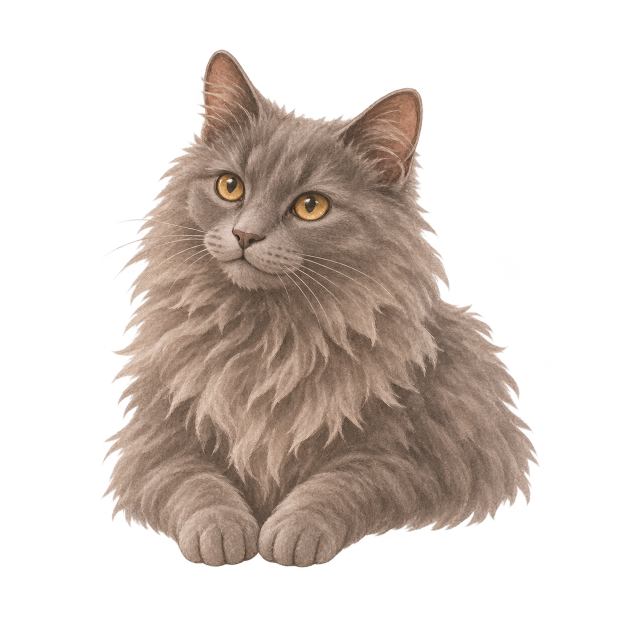
#> input picture docs/visual/captain-pack-v1/source-lying.png, 1254 x 1254 px (shown at 1/2 size)
$ python cut_captain_pack.py
#> lines starting #> are read from the running program, lines starting #| are printed output that depends on the picture
"""Cut Captain Illustrated Asset Pack v1 from the Founder's four sheets (2026-11-18).

Sources (already transparent PNGs, supplied by the Founder; "Approved reference
= specification, not inspiration"), in docs/visual/captain-pack-v1/:
- source-lying.png (1254x1254): Captain lying down, awake, paws forward;
- source-sheet.png (1254x1254): front bust, sitting, lemon hat, yarn ball;
- source-play.png (1536x1024): four Playroom frames with the yarn ball;
- source-expressions.png (1254x1254): calm, happy, curious, sleepy busts.
- source-reading-journal.webp (768x547) and source-weekly-recap.webp (768x640):
  sent in the chat as transparent WebP; weekly recap entry and page.

Playroom Asset Addendum v1.1 (Founder, 2026-11-18), docs/visual/captain-pack-v1.1/:
- playroom/yarn-lemon-hat/01–04 and playroom/hug/01–04: 768x512 transparent
  frames on one shared canvas and origin (README-founder.md).

Playroom frames keep their whole 768x512 canvas (CANVAS): no trim, no resize,
so every frame of a sequence lines up. The four v1 yarn frames are the four
768x512 quadrants of source-play.png, cut the same way.

Nothing is redrawn, recoloured or restyled. Each figure is cropped, trimmed,
the near-invisible stray pixels around the fur are cleared (alpha < 10 → 0,
which is invisible on any background), and it is only ever scaled down.

STAGING: every cut goes to docs/visual/captain-pack-v1/cut/ with manifest.json.
Only the assets in SHIP (confirmed by the Founder and used by the interface)
are also written to Public/captain/ ("确认后再接入正式页面"); the rest stay
staged until their place migrates. Status rule, same as the botanical pack:
planned pt x 3 vs pixel width. ≤ 1.2x upscale = APPROVED, ≤ 1.6x = LIMITED
SIZE, more = NEEDS HI-RES.
"""
import json
import os
from pathlib import Path

import numpy as np
from PIL import Image

ROOT = Path(__file__).resolve().parents[1]
DIR = ROOT / "docs/visual/captain-pack-v1"
OUT = DIR / "cut"
PUBLIC = ROOT / "Public/captain"
SOURCES = {key: DIR / f"source-{key}.png" for key in ("lying", "sheet", "play", "expressions")}
# Sent in the chat on 2026-11-18 as transparent WebP (the README's v1
# poses/reading-journal.png and interactions/weekly-recap.png).
SOURCES["reading-journal"] = DIR / "source-reading-journal.webp"
SOURCES["weekly-recap"] = DIR / "source-weekly-recap.webp"
# The Founder's original Captain Illustrated Asset Pack v1 (zip, 2026-11-18):
# docs/visual/captain-pack-v1/original/. Where an original exists it replaces
# our cut from the sheets: same picture, the Founder's own framing and size.
ORIG = DIR / "original"
ORIGINALS = {
    "captain-peek": "poses/card-edge-peek.png",
    "captain-face": "portraits/avatar.png",
    "expr-calm": "expressions/calm.png",
    "expr-happy": "expressions/happy.png",
    "expr-curious": "expressions/curious.png",
    "expr-sleepy": "expressions/sleepy.png",
    "acc-lemon-hat": "accessories/lemon-hat.png",
    "acc-yarn": "accessories/yarn-ball.png",
    "play-watch": "playroom/01-notice.png",
    "play-reach": "playroom/02-reach.png",
    "play-bat": "playroom/03-nudge.png",
    "play-rolled": "playroom/04-settle.png",
    "captain-reading": "poses/reading-journal.png",
    "captain-recap": "interactions/weekly-recap.png",
    # in the pack, not used by the interface yet (staged)
    "captain-awake": "poses/awake-lying.png",
    "captain-greeting": "interactions/greeting.png",
    "captain-reminder": "interactions/gentle-reminder.png",
    "captain-half": "portraits/half-body.png",
}
for name, rel in ORIGINALS.items():
    SOURCES[f"orig:{name}"] = ORIG / rel
V11 = ROOT / "docs/visual/captain-pack-v1.1/playroom"
for seq, prefix in (("yarn-lemon-hat", "play-hat"), ("hug", "hug")):
    for i, f in enumerate(sorted((V11 / seq).glob("*.png")), 1):
        SOURCES[f"{prefix}-{i}"] = f

# name: (source, box x0 y0 x1 y1, max width px, planned display pt, use, audit rows)
ASSETS = {
    "captain-peek": ("lying", (200, 92, 1082, 1144), 540, 132, "Card-edge peek: paws over a card's top edge (guide welcome)", [8]),
    "captain-face": ("sheet", (28, 74, 588, 679), 360, 64, "Front bust, calm (avatar 28-64 pt: guide, panel header, Ask Captain, Settings)", [9, 12, 14, 16]),
    "captain-sit-up": ("sheet", (674, 11, 1233, 683), 540, 150, "Sitting, looking up (greeting; onboarding; Home guide)", [7, 8]),
    "acc-lemon-hat": ("sheet", (71, 757, 527, 1148), 436, 96, "Lemon hat accessory (outfit 'lemon')", [11, 12, 15, 16, 19]),
    "acc-yarn": ("sheet", (713, 784, 1173, 1207), 300, 80, "Yarn ball accessory (outfit 'yarn'; Playroom ball)", [19, 20]),
    # v1 yarn play, no hat: the four 768x512 quadrants (one canvas each).
    "play-watch": ("play", (0, 0, 768, 512), 768, 220, "Playroom yarn 1 (no hat): watching the ball", [20]),
    "play-reach": ("play", (768, 0, 1536, 512), 768, 220, "Playroom yarn 2 (no hat): paw raised", [20]),
    "play-bat": ("play", (0, 512, 768, 1024), 768, 220, "Playroom yarn 3 (no hat): paw on the ball", [20]),
    "play-rolled": ("play", (768, 512, 1536, 1024), 768, 220, "Playroom yarn 4 (no hat): ball rolled away", [20]),
    # v1.1 addendum: yarn play wearing the lemon hat (160 / 130 / 130 / 360 ms).
    "play-hat-1": ("play-hat-1", (0, 0, 768, 512), 768, 220, "Playroom yarn, lemon hat 1: notice", [20]),
    "play-hat-2": ("play-hat-2", (0, 0, 768, 512), 768, 220, "Playroom yarn, lemon hat 2: reach", [20]),
    "play-hat-3": ("play-hat-3", (0, 0, 768, 512), 768, 220, "Playroom yarn, lemon hat 3: nudge", [20]),
    "play-hat-4": ("play-hat-4", (0, 0, 768, 512), 768, 220, "Playroom yarn, lemon hat 4: settle", [20]),
    # v1.1 addendum: hugging the heart cushion, no hat (180 / 150 / 220 / 420 ms).
    "hug-1": ("hug-1", (0, 0, 768, 512), 768, 220, "Playroom hug 1: notice the cushion", [20]),
    "hug-2": ("hug-2", (0, 0, 768, 512), 768, 220, "Playroom hug 2: lean in", [20]),
    "hug-3": ("hug-3", (0, 0, 768, 512), 768, 220, "Playroom hug 3: hug", [20]),
    "hug-4": ("hug-4", (0, 0, 768, 512), 768, 220, "Playroom hug 4: settle", [20]),
    "captain-reading": ("reading-journal", (0, 0, 768, 547), 768, 120, "Looking at the journal, a sprig beside (weekly recap entry: week card)", [18]),
    "captain-recap": ("weekly-recap", (0, 0, 768, 640), 768, 200, "Lying by an open album of landscapes, looking up (weekly recap page)", [18]),
    "expr-calm": ("expressions", (102, 16, 566, 610), 360, 96, "Expression calm (looking aside)", [12, 13, 17]),
    "expr-happy": ("expressions", (687, 25, 1158, 615), 360, 96, "Expression happy (eyes closed, smiling)", [6, 12, 13]),
    "expr-curious": ("expressions", (94, 619, 559, 1233), 360, 96, "Expression curious (wide eyes, head tilt)", [12, 17]),
    "expr-sleepy": ("expressions", (691, 665, 1179, 1237), 360, 96, "Expression sleepy (half-closed eyes)", [12, 15]),
    # Only in the original pack (staged until a place uses them).
    "captain-awake": ("orig:captain-awake", None, 768, 200, "Lying down, awake, a berry sprig behind", []),
    "captain-greeting": ("orig:captain-greeting", None, 768, 150, "Greeting: sitting, a paw raised, a blossom sprig", [7, 8]),
    "captain-reminder": ("orig:captain-reminder", None, 768, 150, "Gentle reminder: a paw on a closed journal", [17]),
    "captain-half": ("orig:captain-half", None, 600, 96, "Half-body: sitting, paws together", []),
}
# Every asset with an original uses it, whole (box None = the whole picture).
for _name in ORIGINALS:
    _src, _box, _w, _pt, _use, _rows = ASSETS[_name]
    ASSETS[_name] = (f"orig:{_name}", None, 768, _pt, _use, _rows)

# Founder 2026-11-18 ("可以放"): shipped with V10.89 for the places that use them;
# captain-lie (paws forward) with V10.90 as the card-edge peek on the welcome.
SHIP = {"captain-face", "captain-sit-up", "expr-happy", "captain-peek"}
# V10.91 (Founder, 2026-11-18): Home, Captain's panel, the shelf, Settings,
# Looks, the weekly recap and the Playroom move to the illustrated Captain.
SHIP |= {"expr-calm", "expr-sleepy", "acc-lemon-hat", "acc-yarn", "captain-reading", "captain-recap"}
SHIP |= {"play-watch", "play-reach", "play-bat", "play-rolled"}
SHIP |= {f"play-hat-{i}" for i in range(1, 5)} | {f"hug-{i}" for i in range(1, 5)}
# Playroom frames keep their full canvas (same origin across a sequence).
CANVAS = {n for n in ASSETS if n.startswith(("play-", "hug-"))} | set(ORIGINALS)


def clean(img):
    a = np.asarray(img.convert("RGBA")).copy()
    stray = a[..., 3] < 10
    a[stray] = 0  # invisible specks: no colour, no alpha
    return Image.fromarray(a, "RGBA")


def trim(img, pad=4):
    alpha = np.asarray(img)[..., 3]
    ys, xs = np.where(alpha >= 10)
    return img.crop((max(0, xs.min() - pad), max(0, ys.min() - pad), min(img.width, xs.max() + pad + 1), min(img.height, ys.max() + pad + 1)))


def status(px, pt):
    scale = pt * 3 / px
    if scale <= 1.2:
        return "APPROVED", scale
    return ("LIMITED SIZE" if scale <= 1.6 else "NEEDS HI-RES"), scale


def main():
    OUT.mkdir(parents=True, exist_ok=True)
    PUBLIC.mkdir(parents=True, exist_ok=True)
    for old in PUBLIC.glob("*.png"):
        old.unlink()
    sources = {key: Image.open(path).convert("RGBA") for key, path in SOURCES.items()}
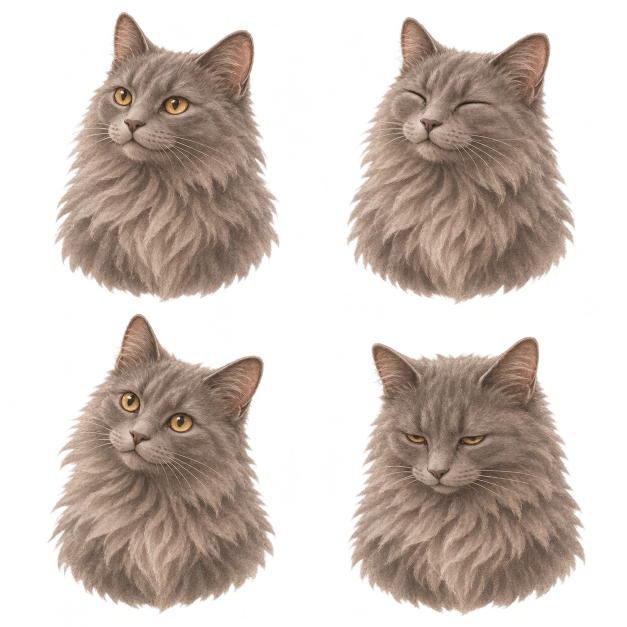
#> input picture docs/visual/captain-pack-v1/source-expressions.png, 1254 x 1254 px, given in place of source-sheet.png, which was not available (shown at 1/2 size)
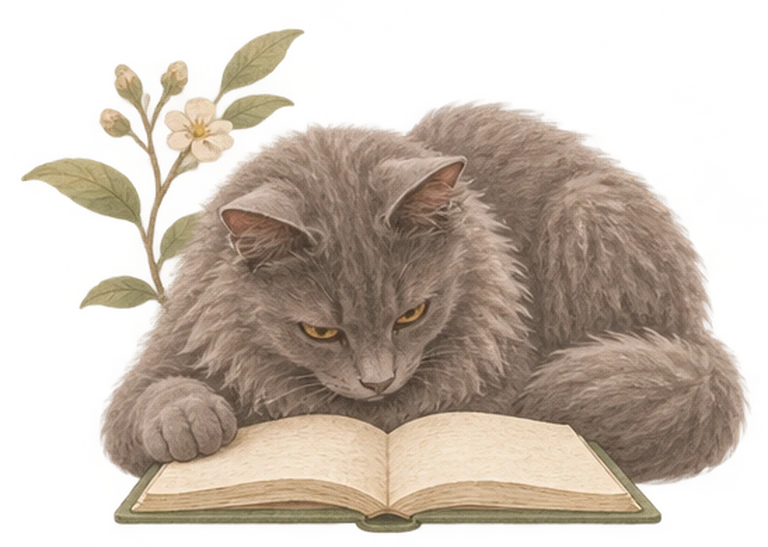
#> input picture docs/visual/captain-pack-v1/source-reading-journal.webp, 768 x 547 px
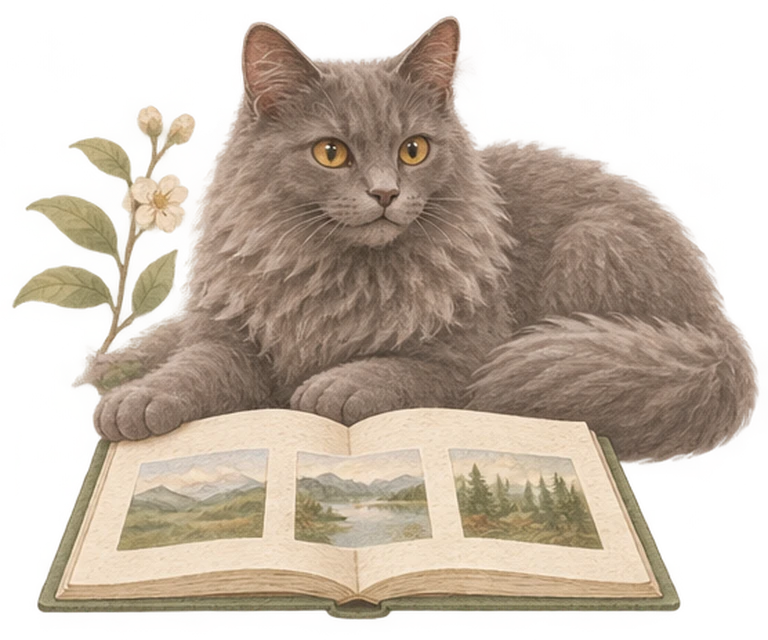
#> input picture docs/visual/captain-pack-v1/source-weekly-recap.webp, 768 x 640 px
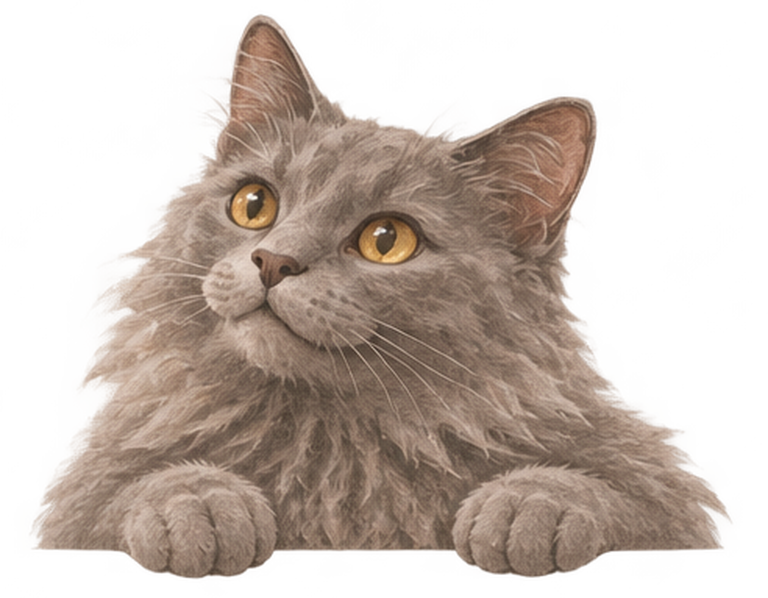
#> input picture docs/visual/captain-pack-v1/original/poses/card-edge-peek.png, 768 x 598 px
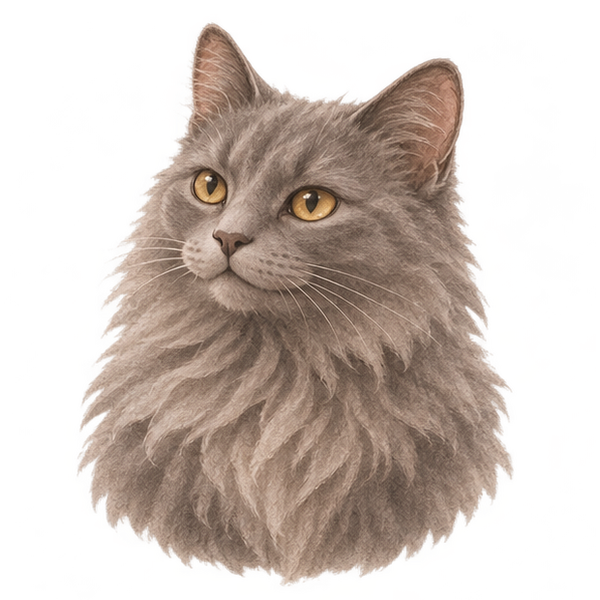
#> input picture docs/visual/captain-pack-v1/original/expressions/calm.png, 600 x 600 px
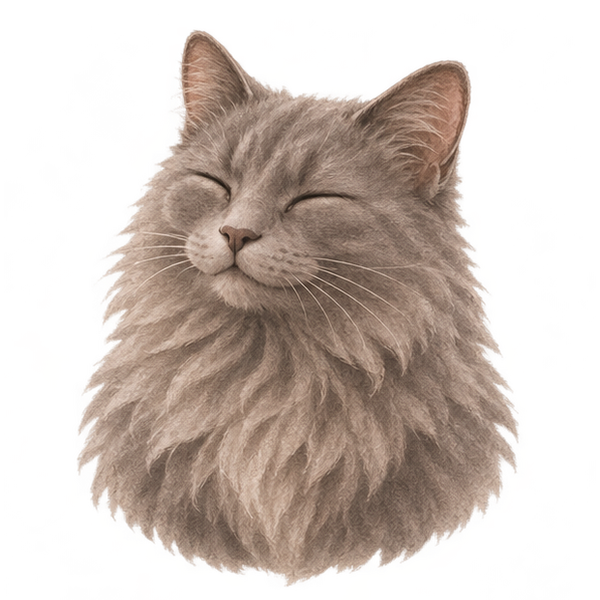
#> input picture docs/visual/captain-pack-v1/original/expressions/happy.png, 600 x 600 px
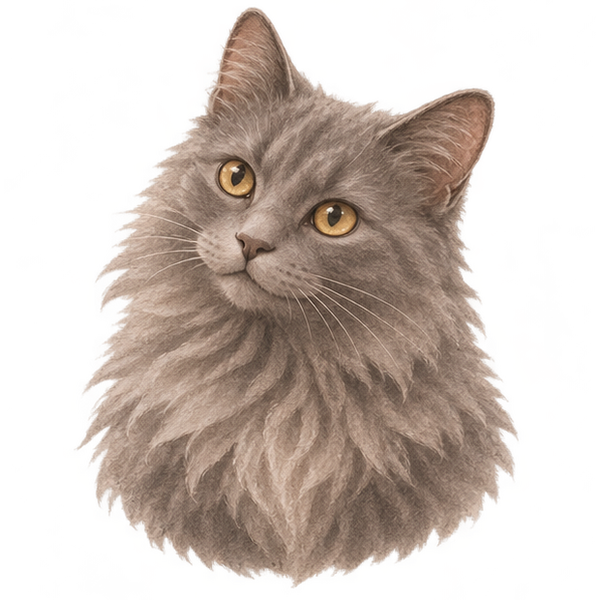
#> input picture docs/visual/captain-pack-v1/original/expressions/curious.png, 600 x 600 px
    entries = []
    for name, (src, box, max_w, planned, use, rows) in ASSETS.items():
        box = box or (0, 0, *sources[src].size)  # an original: the whole picture
        img = clean(sources[src].crop(box))
        if name not in CANVAS:
            img = trim(img)
        if img.width > max_w:
            img = img.resize((max_w, round(img.height * max_w / img.width)), Image.LANCZOS)
            img = clean(img)
        verdict, scale = status(img.width, planned)
        path = OUT / f"{name}.png"
        img.quantize(colors=256, method=Image.Quantize.FASTOCTREE, dither=Image.Dither.FLOYDSTEINBERG).save(path, optimize=True)
        shipped = name in SHIP and verdict != "NEEDS HI-RES"
        if shipped:
            (PUBLIC / path.name).write_bytes(path.read_bytes())
        entries.append({
            "name": name,
            "status": verdict,
            "shipped": shipped,
            "source": SOURCES[src].relative_to(ROOT).as_posix(),
            "canvas": name in CANVAS,
            "sourceSize": list(sources[src].size),
            "sourceBox": list(box),
            "width": img.width,
            "height": img.height,
            "bytes": os.path.getsize(path),
            "maxSharpPt": img.width // 3,
            "plannedPt": planned,
            "upscaleAt3x": round(scale, 2),
            "use": use,
            "auditRows": rows,
        })
        print(f"{verdict:13} {name:15} {img.width}x{img.height} planned {planned}pt (clear up to {img.width // 3}pt) {os.path.getsize(path) // 1024}KB")
    manifest = {"note": "Captain Illustrated Asset Pack v1 (+ Playroom Addendum v1.1). Originals from the Founder's pack are used whole; shipped=true: also in Public/captain/; the rest stay staged until a place uses them.", "assets": entries}
    for folder in (OUT, PUBLIC):
        (folder / "manifest.json").write_text(json.dumps(manifest, ensure_ascii=False, indent=1) + "\n", encoding="utf-8")


if __name__ == "__main__":
#> (the run stopped early here; a loop or call above may not have finished)
